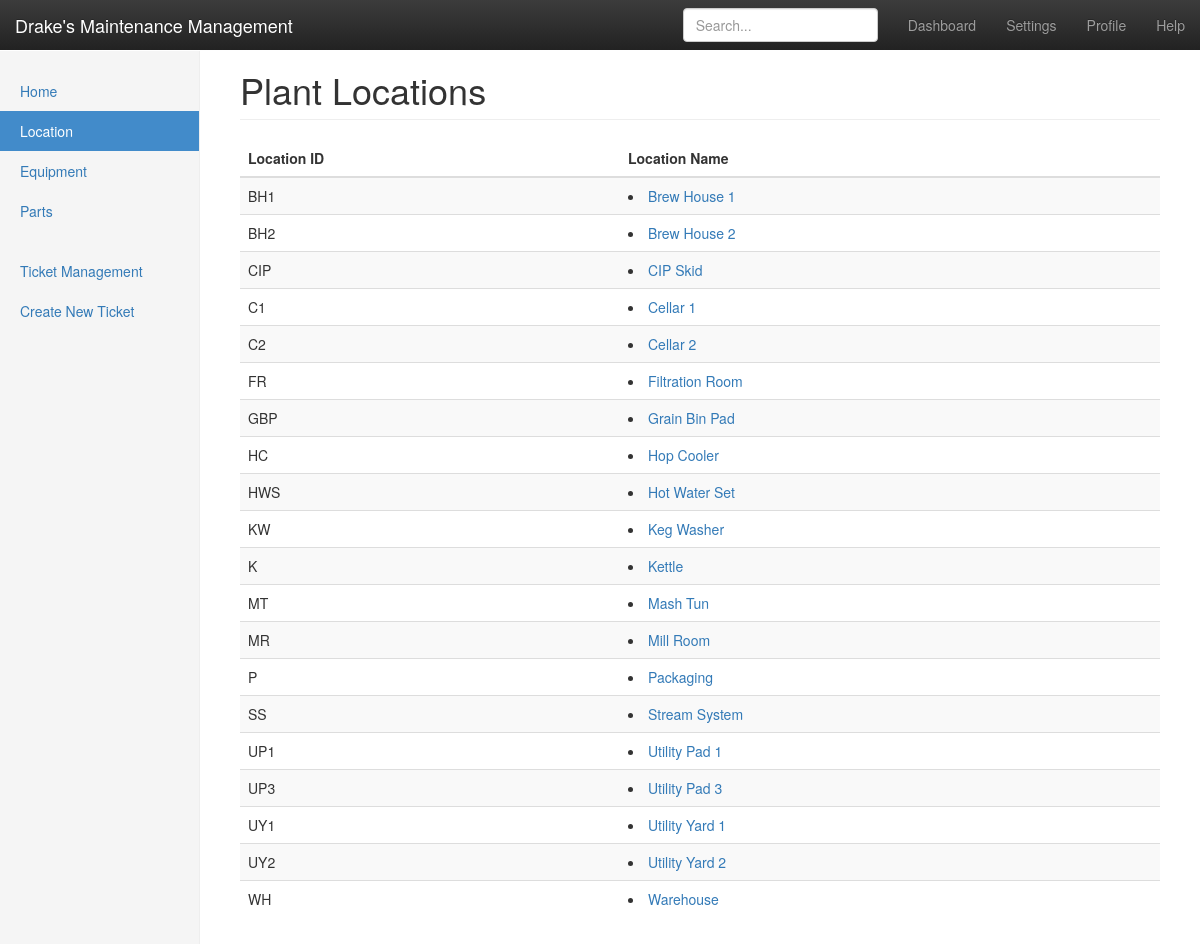
Before: /equipment/ with the older database file.
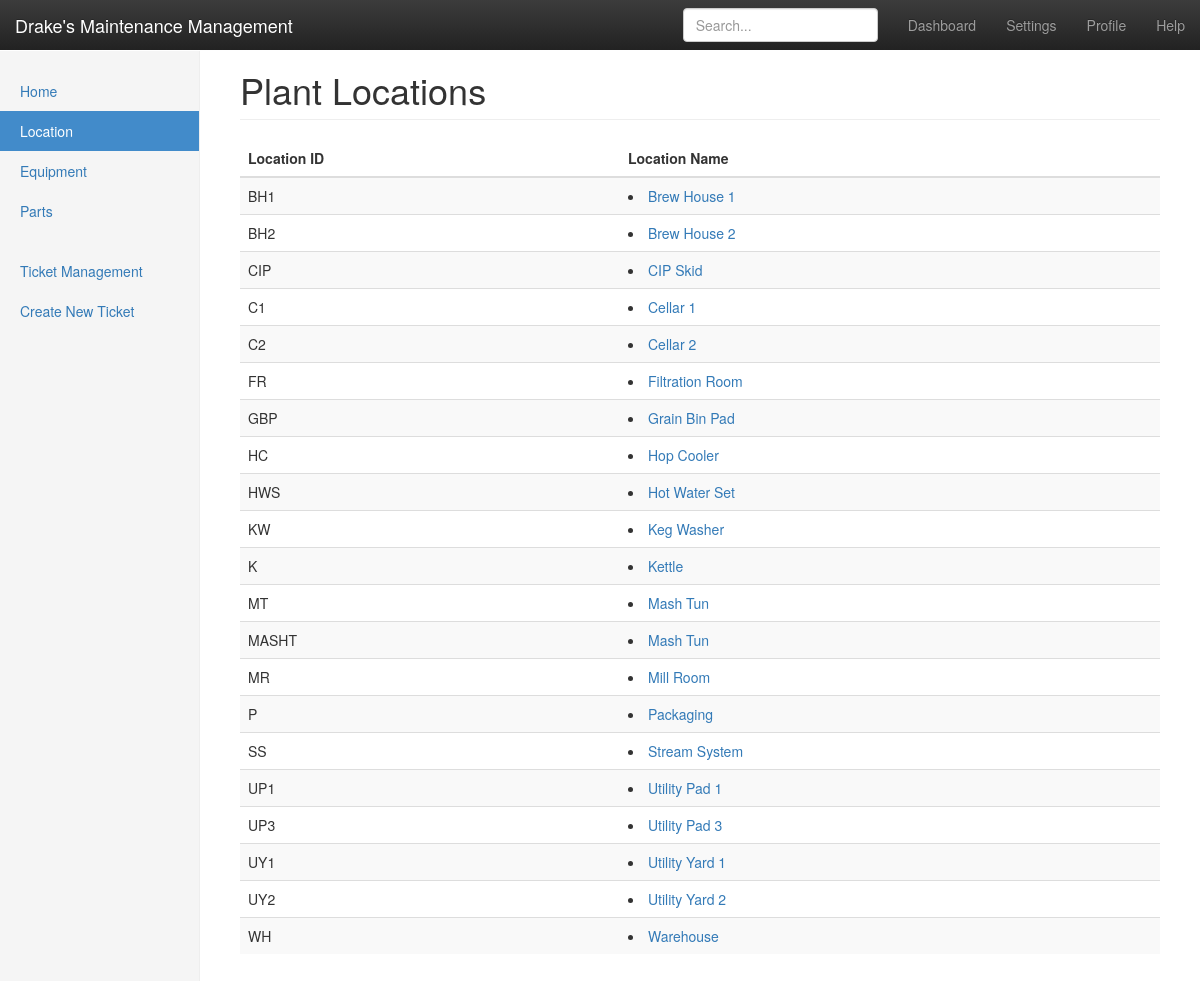
After: the same page with the newer database file.
### equipment/models.py (models this page shows, shortened)
class Location(models.Model):
	location_id = models.CharField(primary_key = True, max_length = 5)
	location_name = models.CharField(max_length = 50)

### equipment/views.py (the view)
# urls.py: path('', views.index, name='index'),
def index(request):
	location_list = Location.objects.order_by('location_name')
	context = {'plant_locations': location_list}
	return render(request,'equipment/locationdash.html', context)

### equipment/templates/equipment/locationdash.html (shortened to what this page needs)
<!DOCTYPE html>
{% load staticfiles %}
<html lang="en">
  <head>
    <link rel="stylesheet" href="//maxcdn.bootstrapcdn.com/bootstrap/3.2.0/css/bootstrap.min.css">
    <link rel="stylesheet" href="//maxcdn.bootstrapcdn.com/bootstrap/3.2.0/css/bootstrap-theme.min.css">
    <link href="{% static 'dashboard.css' %}" rel="stylesheet">
  </head>
  <body>
    <nav class="navbar navbar-inverse navbar-fixed-top">
      <div class="container-fluid">
        <div class="navbar-header">
          <a class="navbar-brand" href="#">Drake's Maintenance Management</a>
        </div>
        <div id="navbar" class="navbar-collapse collapse">
          <ul class="nav navbar-nav navbar-right">
            <li><a href="#">Dashboard</a></li>
            <li><a href="#">Settings</a></li>
            <li><a href="#">Profile</a></li>
            <li><a href="#">Help</a></li>
          </ul>
          <form class="navbar-form navbar-right">
            <input type="text" class="form-control" placeholder="Search...">
          </form>
        </div>
      </div>
    </nav>
    <div class="container-fluid">
      <div class="row">
        <div class="col-sm-3 col-md-2 sidebar">
          <ul class="nav nav-sidebar">
            <li><a href="#">Home</a></li>
            <li class="active"><a href="#">Location <span class="sr-only">(current)</span></a></li>
            <li><a href="#">Equipment</a></li>
            <li><a href="#">Parts</a></li>
          </ul>
          <ul class="nav nav-sidebar">
            <li><a href="">Ticket Management</a></li>
            <li><a href="">Create New Ticket</a></li>
          </ul>
        </div>
        <div class="col-sm-9 col-sm-offset-3 col-md-10 col-md-offset-2 main">
          <h1 class="page-header">Plant Locations</h1>
          <div class="table-responsive">
            <table class="table table-striped">
              <thead>
                <tr>
                  <th>Location ID</th>
                  <th>Location Name</th>
                </tr>
              </thead>
              <tbody>
              {% if plant_locations %}
                {% for location in plant_locations %}
                  <tr>
                      <td>{{location.location_id}}</td>
                      <td><li><a href="{% url 'location' location.location_id %}">{{ location.location_name }}</a></li></td>
                  </tr>
                {% endfor %}
              {% else %}
                <p>No locations are available.</p>
              {% endif %}
              </tbody>
            </table>
          </div>
        </div>
      </div>
    </div>
  </body>
</html>

### equipment/static/dashboard.css (style rules this page uses)
body { padding-top: 50px; }
.navbar-fixed-top { border: 0; }
.sidebar { display: none; }
@media (min-width: 768px) { .sidebar { position: fixed; top: 51px; bottom: 0; left: 0; z-index: 1000; display: block; padding: 20px; overflow-x: hidden; overflow-y: auto; background-color: #f5f5f5; border-right: 1px solid #eee; } }
.nav-sidebar { margin-right: -21px; margin-bottom: 20px; margin-left: -20px; }
.nav-sidebar > li > a { padding-right: 20px; padding-left: 20px; }
.nav-sidebar > .active > a, .nav-sidebar > .active > a:hover, .nav-sidebar > .active > a:focus { color: #fff; background-color: #428bca; }
.main { padding: 20px; }
@media (min-width: 768px) { .main { padding-right: 40px; padding-left: 40px; } }
.main .page-header { margin-top: 0; }

Changed rows visible on the page:
added Location: location_id "MASHT", location_name "Mash Tun"
